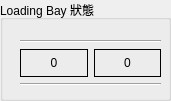
       <widget class="QGroupBox" name="groupBox_19">
        <property name="geometry">
         <rect>
          <x>1290</x>
          <y>480</y>
          <width>171</width>
          <height>101</height>
         </rect>
        </property>
        <property name="title">
         <string>Loading Bay 狀態 	  </string>
        </property>
        <widget class="QWidget" name="gridLayoutWidget_9">
         <property name="geometry">
          <rect>
           <x>20</x>
           <y>40</y>
           <width>141</width>
           <height>46</height>
          </rect>
         </property>
         <layout class="QGridLayout" name="gridLayout_11">
          <item row="1" column="0">
           <widget class="QLabel" name="loadingBayLabel_0">
            <property name="frameShape">
             <enum>QFrame::Panel</enum>
            </property>
            <property name="text">
             <string>0</string>
            </property>
            <property name="alignment">
             <set>Qt::AlignCenter</set>
            </property>
           </widget>
          </item>
          <item row="1" column="1">
           <widget class="QLabel" name="loadingBayLabel_1">
            <property name="frameShape">
             <enum>QFrame::Panel</enum>
            </property>
            <property name="text">
             <string>0</string>
            </property>
            <property name="alignment">
             <set>Qt::AlignCenter</set>
            </property>
           </widget>
          </item>
          <item row="2" column="0" colspan="2">
           <widget class="Line" name="line_18">
            <property name="orientation">
             <enum>Qt::Horizontal</enum>
            </property>
           </widget>
          </item>
          <item row="0" column="0" colspan="2">
           <widget class="Line" name="line_17">
            <property name="orientation">
             <enum>Qt::Horizontal</enum>
            </property>
           </widget>
          </item>
         </layout>
        </widget>
       </widget>
